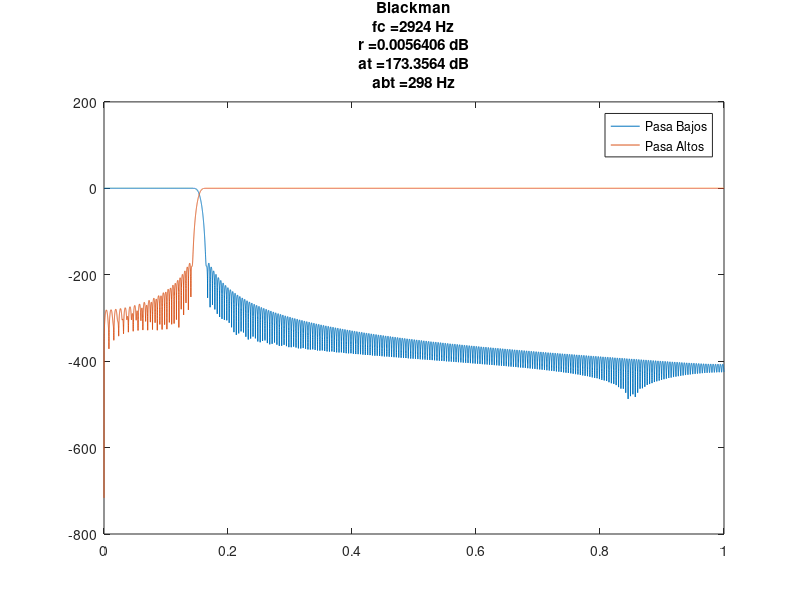
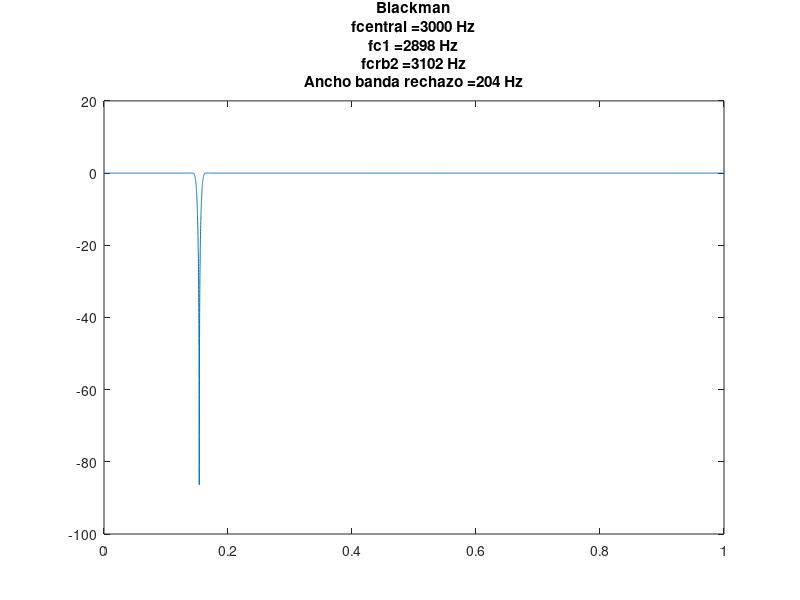

Reproduce these figures in MATLAB, in order. (Note: this script raises an error after producing the figures.)
%-------------------------- Filtro Pasa Bajos ----------------------------%
Fc = 3000;
BT = 300;
fm = 39062;

% %Numero de taps
bt = 2*BT/fm;         %normalizo la banda de transiscion para frecuencia muestreo
M = floor(8 / bt);    %frec de corte

fc = 2*Fc/fm;         %normalizo la frecuencia de corte para la frecuencia muestreo
x = (0:(fm/2 - 1))*2/fm; %plot eje absisas de 0 a 1

%Funcion sinc
if rem(M, 2) == 0       %si el resto de M/2 es 0, M es par
    n1 = -(M/2)+1;
    n2 = M/2;
else                    %si el resto de M/2 es 1, M es impar
    n1 = -(M-1)/2;
    n2 = (M-1)/2;
end

for n = 1:(-n1+n2+1)    %como n1 es negatrivo y la funcion sinc no toma parametro negativo, tomo n en vez de n1 a n2, va de 1 a |n1|+n2+1
    s(n) = sinc((n+n1)*fc); %le sumo a n n1 (negativo) para que grafique la parte inferior de sinc.
end

%Creacion de la ventana;
b = blackman(-n1+n2+1); %la cantidad de tabs sera la misma que la de la funcion sinc

%Creacion del filtro, multiplico punto a punto los elementos de sinc y de la ventana
for n = 1:(-n1+n2+1)
    hpb(n) = s(n)*b(n);
end
%Obtencion de la respuesta en frecuencia del filtro
Hpb = fft (hpb, fm);

%Normalizo el filtro
hpbn = hpb / abs(Hpb(1));
Hpbn = fft(hpbn, fm);
Hpbdb = 20*log(abs(Hpbn(1:fm/2)));

%Frecuencia de corte
posfcpb = find (Hpbdb(1:fm/2) <= (max(Hpbdb)-3));
fcpb = x(posfcpb(1))*fm/2;

%Atenuacion Banda de Stop y ancho banda de transicion
posbppb=find(Hpbdb<=(max(Hpbdb)-180));
M1 = max(Hpbdb(posbppb:fm/2));
atpb=max(Hpbdb)-M1;
abt = (x(posbppb(1))*fm/2 - fcpb);

%Ripple de la banda de paso
rpb = max(Hpbdb) - min(Hpbdb(1:find(Hpbdb == max(Hpbdb))));

%-------------------- Filtro Pasa Altos ---------------------------------%
%Retardo de muestras entre entrada y salida con senal impulso
i = zeros (M,1);       %funcion impulso
i(1) = 1;  
oi = filter(hpbn,1,i); %respuesta al impulso del filtro
R = find(oi==max(oi)); %posicion del maximo de la repsuesta al impulso = retardo del filtro

%Metodo de inversion de espectro
D = zeros (1, M);    %impulso retardado en R
D(R) = 1;           
hpa = D - hpbn;      %creo filtro pasa altos en el dominio de t
Hpa = fft(hpa, fm);
Hpadb = 20*log(abs(Hpa(1:fm/2)));
figure;
plot(x, Hpbdb);
hold;
plot(x, Hpadb)
title ({'Blackman', strcat('fc = ', num2str(fcpb), ' Hz'),strcat('r = ',num2str(rpb), ' dB'),strcat('at = ',num2str(atpb), ' dB'),strcat('abt = ',num2str(abt), ' Hz')});
legend('Pasa Bajos', 'Pasa Altos');

%-------------------- Filtro Rechaza Banda -------------------------------%
hrb = hpbn - hpa;         %creo filtro pasa altos en el dominio de t 
Hrb = fft(hrb, fm);
Hrbdb = 20*log(abs(Hrb(1:fm/2)));

%Frecuencia de corte 1 y 2, frecuencia central y ancho de banda de rechazo
posfcrb = find (Hrbdb(1:fm/2) <= (max(Hrbdb)-3));
fcrb1 = x(posfcrb(1))*fm/2;
fcrb2 = x(posfcrb(205))*fm/2;
abr = fcrb2 - fcrb1;
fc = x((find (Hrbdb == (min(Hrbdb)))))*fm/2;

figure;
plot(x, Hrbdb);
title ({'Blackman', strcat('fcentral = ', num2str(fc), ' Hz'),strcat('fc1 = ',num2str(fcrb1), ' Hz'),strcat('fcrb2 = ',num2str(fcrb2), ' Hz'),strcat('Ancho banda rechazo = ',num2str(abr), ' Hz')});

%--------------------- Coeficientes FIR ----------------------------------%
%Los cieficientes del rechaza banda estamn en hrb
z = {}; %defino z como un arreglo
hrb_fx = fi(hrb,1,16,15); % Convierte los coeficientes en S16.15
for i = 1:520
    z{end+1} = ['0x' hex(hrb_fx(i)) ', ']; %Crea una cadena y antepone 0x
end
display(z); % Muestra la cadena por consola
